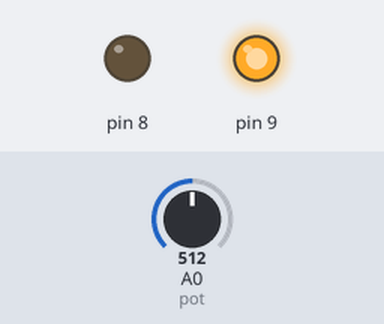
A sketch run on a simulated Arduino Uno, built with avr-gcc and run on an emulated ATmega328P. Shown: output pins drawn as LEDs (lit = HIGH). The inputs (shaded band) are chosen by the test bench; at power-on: A0 (pot) = 512.

Above: at 1.8 s.
1.9 s: A0 (pot) set to 560
3.4 s: A0 (pot) set to 579
At 4.8 s:
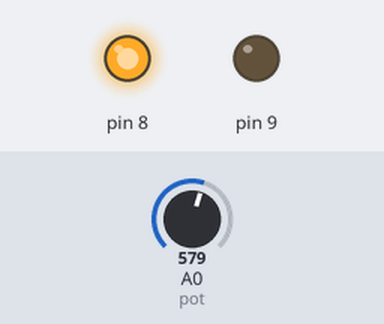
5.5 s: A0 (pot) set to 511
At 6.3 s:
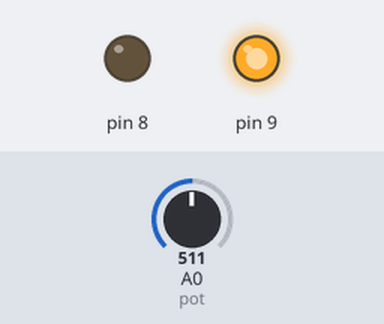
7.5 s: A0 (pot) set to 716
At 9.0 s:
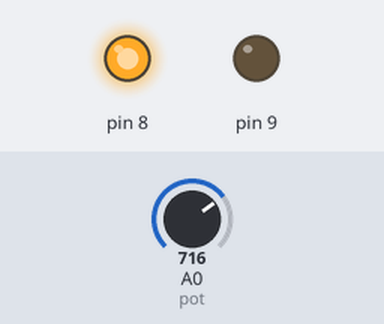
Timing chart, 0 to 10.5 s (numbered marks = the images above; inputs shaded):
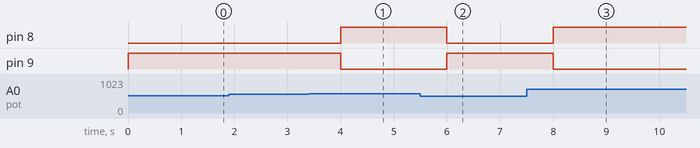

The sketch:

potledyakam.ino
```cpp
int pot = A0;
int val;
// değişken oluşturun

void setup() {
  pinMode(8, OUTPUT);
  pinMode(9, OUTPUT);
  pinMode(pot, INPUT); // Potansiyometrenin okuma modunu INPUT olarak ayarlayın
  Serial.begin(9600);
}

void loop() {
  val = analogRead(pot);
  val = map(val, 0, 1023, 0, 179);

  if (val >= 100) { // Eğer val değişkeni 100'den büyükse
    digitalWrite(8, HIGH);
    digitalWrite(9, LOW); // Diğer pin'i düşük yap
    delay(1000);
  } else {
    digitalWrite(8, LOW); // Birinci pin'i düşük yap
    digitalWrite(9, HIGH);
    delay(1000);
  }
}
```

Measured:
- the behaviour switches between 571 and 572 on A0 (pot) (found by bisection; images 0 and 1)
- after the input at 1.9 s, every drawn part: stays the same
- after the input at 3.4 s, pin 8: LOW → HIGH after 0.60 s; pin 9: HIGH → LOW after 0.60 s
- after the input at 5.5 s, pin 8: HIGH → LOW after 0.50 s; pin 9: LOW → HIGH after 0.50 s
- after the input at 7.5 s, pin 8: LOW → HIGH after 0.50 s; pin 9: HIGH → LOW after 0.50 s
